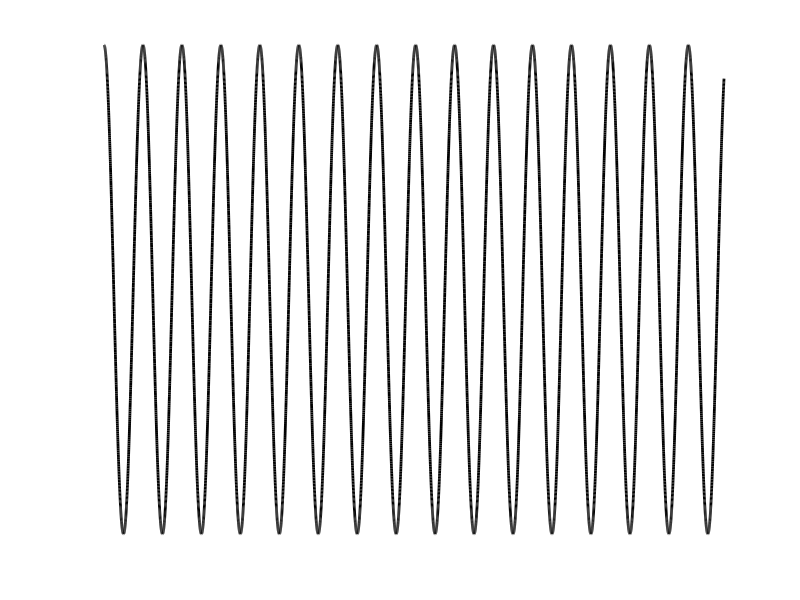

This figure's MATLAB source: (Note: this script raises an error after producing the figure.)
% -- Kuramoto network
% Each node has a phase, theta, following
% thetai = omegai + sum_j=1^n Aij sin(thetai-thetaj)

% supporting files:
% - sparsify dynamics.m
% - pool data.m
% - sparseGalerkin.m
% - kura_rhs.m
clear all; close all; clc
%% Plot behavior of one oscillator
t = linspace(0,200,10000); w = 0.5;
theta = w*t;

plot(t, cos(theta),'k','LineWidth',2)
axis off

%% Construct Kuramoto System
t=linspace(0,200,10000);
dt=t(2)-t(1);
rng(447);
K=10;%10;  % coupling strength
n=100; % number of oscillators
rad=ones(n,1);
thetai=3.14*randn(n,1)%0.4*(2*randn(n,1)); % initial condition
omega=0.4*(rand(n,1)+0.5); % random natural frequency for each oscillator

A=rand(n,n);  
A=(A>0.8).*A; % connectivity matrix
%% Simulate
opts = odeset('RelTol',1e-8,'AbsTol',1e-5);

[tsys,y]=ode45('kura_rhs',t,thetai,opts,omega,n,K,A);

%-- Visualize everything at once
figure(1)
h = pcolor(cos(y).');
set(h, 'EdgeColor', 'none');
colormap('jet')
colorbar
xticklabels('')
set(gca, 'FontSize', 18,'FontName', 'Cambria')
%% SVD of trajectory
X = cos(y).';
start = 1000;
[U, S, V] = svd(X(:,start:end), 'econ');
% -- Low dimensional dynamics
figure
hold on
plot3(U(:,1).'*X,U(:,2).'*X,U(:,3).'*X,'k','LineWidth',1.5);
plot3(U(:,1).'*X(:,1),U(:,2).'*X(:,1),U(:,3).'*X(:,1),'k.','MarkerSize',10);
set(gca, 'FontSize', 18,'FontName', 'Cambria')
grid on

% -- Energy captured in first 10 modes
figure
plot(diag(S(1:10,1:10))./sum(diag(S(1:10,1:10))),'ro','LineWidth',1.5, 'MarkerFaceColor','w');
set(gca, 'FontSize', 18,'FontName', 'Cambria')

%% SINDy
x1 = U(:,1).'*X(:,start:end); 
x2 = U(:,2).'*X(:,start:end);
x3 = U(:,3).'*X(:,start:end);

% -- calculate derivatives
x1dot = (x1(3:end)-x1(1:end-2))/(2*dt);
x2dot = (x2(3:end)-x2(1:end-2))/(2*dt);

% -- build library from center points of X
A = poolData([x1(2:end-1).',x2(2:end-1).'],2,5,0);

% -- STLSQ to get coefficients
coeffs_x1 = sparsifyDynamics(A,x1dot.',10^(-3),1); 
coeffs_x2 = sparsifyDynamics(A,x2dot.',10^(-3),1);

figure
subplot(1,2,1)
bar(coeffs_x1)
subplot(1,2,2)
bar(coeffs_x2)

Xi = [coeffs_x1,coeffs_x2];

%% Simulate Dynamics
init = [U(:,1).'*X(:,start); U(:,2).'*X(:,start)];

tspan = [0 200]; 
[t,y] = ode45('sparseGalerkin',tspan,init,[],Xi,5,0);

colors = lines(6);
figure
subplot(4,1,1)
hold on
plot(tsys(start:end)-tsys(start),U(:,1).'*X(:,start:end),'color', [colors(1,:), 0.4],'LineWidth',1.8)
plot(t,y(:,1),':', 'color', colors(1,:),'LineWidth',2)
subplot(4,1,2)
hold on
plot(tsys(start:end)-tsys(start),U(:,2).'*X(:,start:end),'color', [colors(2,:), 0.4],'LineWidth',1.8)
plot(t,y(:,2),':', 'color', colors(2,:),'LineWidth',2)
subplot(4,1,[3 4])
hold on
plot(U(:,1).'*X(:,start:end),U(:,2).'*X(:,start:end),'color', [0 0 0 0.4],'LineWidth',1.8)
plot(y(:,1), y(:,2),':','color',[0 0 0], 'LineWidth',2)
